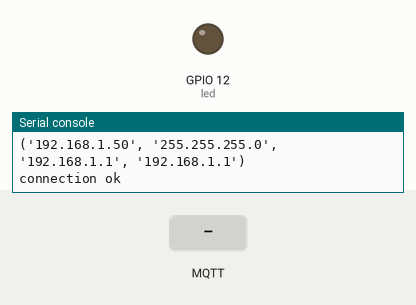
Recording of a program running on a simulated ESP32 board running MicroPython. Parts: output pins drawn as LEDs (lit = HIGH), the last lines printed to the serial console. The inputs (shaded band) are chosen by the test bench. WiFi joins after 1.5 s; no MQTT or app messages arrive unless stated.

Above: at 2.8 s.
2.9 s: MQTT message "1" arrives on the first subscribed topic
At 3.4 s:
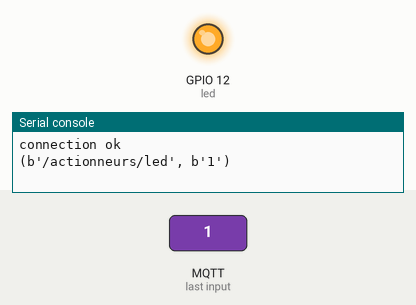
4.4 s: MQTT message "0" arrives on the first subscribed topic
At 5.8 s:
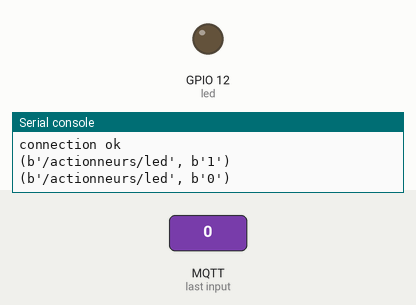
Timing chart, 0 to 7.4 s (numbered marks = the images above; inputs shaded):
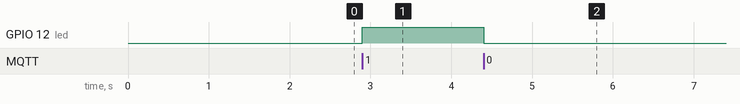

The program:

Q7-mqtt-subscribe-led.py
```python
from umqtt.robust import MQTTClient
import network
import sys
from machine import Pin

led = Pin(12,Pin.OUT)

# user data
ssid = "raspi-webgui" # wifi router name
pw = "touchardNSI" # wifi router password

def cb(topic, msg):
    print((topic, msg))
    valeur=int(msg.decode("ascii"))
    if valeur==1:
        led.on()
    elif valeur==0:
        led.off()

# wifi connection station mode
wifi = network.WLAN(network.STA_IF)
wifi.active(True)
wifi.connect(ssid, pw)

# wait for connection
while not wifi.isconnected():
    pass

# wifi connected
print(wifi.ifconfig())

myMqttClient = b"micropython"

URL = b"touchard.cloud.shiftr.io"
USER_ID = b'touchard'
MQTT_API_KEY = b'MFmD747BIp8YIJYI'
client = MQTTClient(client_id=myMqttClient,
                    server=URL,
                    user=USER_ID,
                    password=MQTT_API_KEY,
                    ssl=False)

client.set_callback(cb)

try:
    client.connect()
    print("connection ok");
    client.subscribe("/actionneurs/led")
except Exception as e:
    print('could not connect to MQTT server {}{}'.format(type(e).__name__, e))
    sys.exit()


while True:
    try:
        client.wait_msg()
    except KeyboardInterrupt:
        print('Ctrl-C pressed...exiting')
        client.disconnect()
        sys.exit()
        print("exit")
```

Measured:
- after the input at 2.9 s, GPIO 12 (led): LOW → HIGH at once
- after the input at 4.4 s, GPIO 12 (led): HIGH → LOW at once
